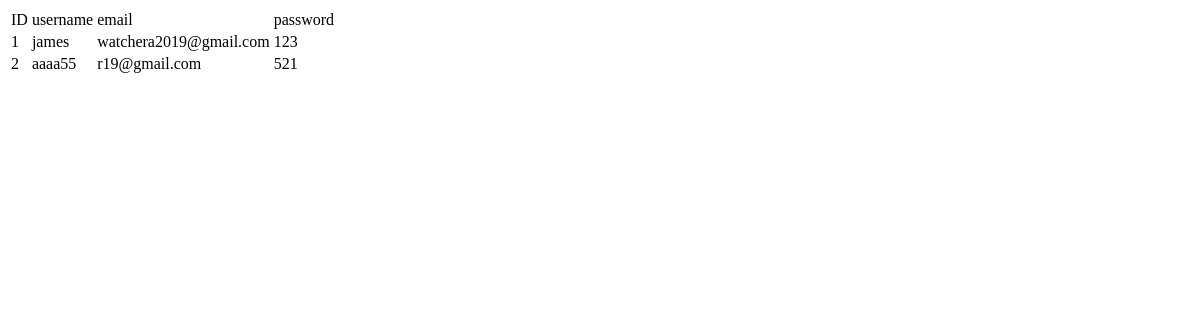
The app's page /view, older data.
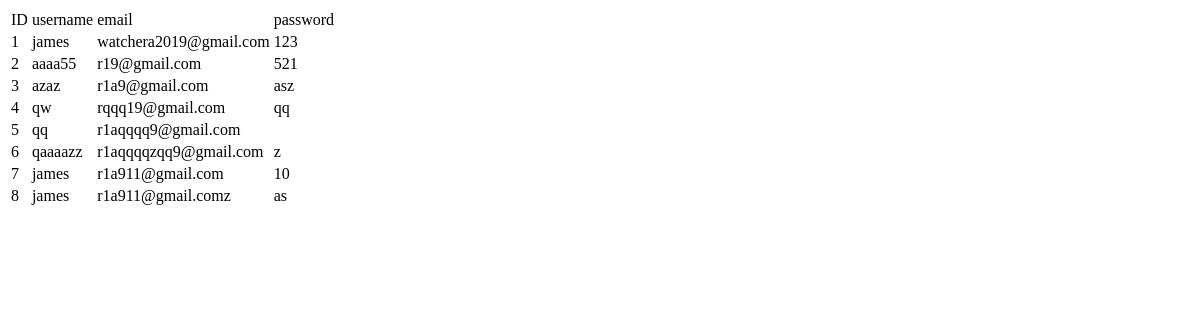
The same page, newer data.
### tables this page shows
CREATE TABLE Admin (id INTEGER PRIMARY KEY AUTOINCREMENT, username TEXT NOT NULL, email TEXT UNIQUE NOT NULL, password TEXT UNIQUE NOT NULL);

### main.py (the view)
@app.route("/view")
def view():
    con = sqlite3.connect("admin.db")
    con.row_factory = sqlite3.Row
    cur = con.cursor()
    cur.execute("select * from Admin")
    rows = cur.fetchall()
    return render_template("view.html",rows=rows)

### templates/view.html (shortened to what this page needs)
<!DOCTYPE html>
<html lang="en">
<head>
</head>
<body>
    <table>
        <thead>
          <td>ID</td>
          <td>username</td>
          <td>email</td>
          <td>password</td>
        </thead>
        {% for row in rows %}
        <tr>
         <td>{{row["id"]}}</td>
          <td>{{row["username"]}}</td>
          <td>{{row["email"]}}</td>
          <td>{{row["password"]}}</td>
        </tr>
        {% endfor %}
</body>
</html>

Row changes from the older to the newer data that the page shows:
added Admin: id "3", username "azaz", email "r1a9@gmail.com", password "asz"
added Admin: id "4", username "qw", email "rqqq19@gmail.com", password "qq"
added Admin: id "5", username "qq", email "r1aqqqq9@gmail.com"
added Admin: id "6", username "qaaaazz", email "r1aqqqqzqq9@gmail.com", password "z"
added Admin: id "7", username "james", email "r1a911@gmail.com", password "10"
added Admin: id "8", username "james", email "r1a911@gmail.comz", password "as"
